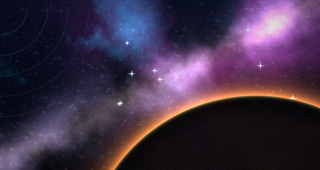
#> input picture tars/tars_bg.png, 320 x 170 px
$ python -i tars_remote.py   (imports and definitions only)
#> lines starting #> are read from the running program, lines starting #| are printed output that depends on the picture
#> further down, picture is the input picture: PIL image 320x170 RGB; mean R, G, B 63.5, 47.8, 70.9
#!/usr/bin/env python3
"""TARS remote: push-to-talk / typed remote for the TARS robot, for the M5Stack CardputerZero (320x170).

The robot speaks the replies itself. This app records (or takes typed text), transcribes on the home server,
POSTs the text to the robot and shows the conversation. After the robot finishes speaking (bot_audio_done) it
opens the mic once more for a hands-free follow-up. Protocol: docs/TARS_REMOTE_SPEC.md.

Hardware sits behind small backends (display, keys, audio in, speech-to-text, tones) so everything can run
headless: see --help.
"""
import argparse, io, json, math, os, queue, re, signal, struct, subprocess, sys, threading, time, urllib.request, uuid, wave
from array import array
from collections import deque
from pathlib import Path

W, H = 320, 170
RATE, CHUNK = 16000, 640                 # CHUNK bytes = 320 samples = 20 ms, as in voice.py
CHUNK_S = 0.02
KBD = "/dev/input/by-path/platform-3f804000.i2c-event"
FB = "/dev/fb0"
PTT_MAX_S = 30.0                          # safety cap for a held talk key
PTT_MIN_S = 0.25

DEFAULTS = {
    "url": "http://YOUR-TARS-ROBOT",
    "password_file": "~/cz-ai/tars_password",
    "talk_key": "tab",
    "follow_up": True,
    "follow_up_wait_s": 5,
    "follow_up_settle_s": 0.7,            # after TARS stops talking, sound this early is not counted as speech
    "silence_s": 0.9,
    "max_utterance_s": 12,
    "turn_timeout_s": 60,
    "stt_url": "http://YOUR-SPEECH-SERVER:8001/v1/audio/transcriptions",
    "stt_model": "Systran/faster-whisper-small",
}

# key codes and the shifted symbols, from cz_tools.py
KEYS = {
    "esc": 1, "1": 2, "2": 3, "3": 4, "4": 5, "5": 6, "6": 7, "7": 8, "8": 9, "9": 10, "0": 11,
    "-": 12, "=": 13, "backspace": 14, "tab": 15,
    "q": 16, "w": 17, "e": 18, "r": 19, "t": 20, "y": 21, "u": 22, "i": 23, "o": 24, "p": 25,
    "enter": 28, "a": 30, "s": 31, "d": 32, "f": 33, "g": 34, "h": 35, "j": 36, "k": 37, "l": 38,
    ";": 39, "'": 40, "ctrl": 29, "shift": 42, "alt": 56, "z": 44, "x": 45, "c": 46, "v": 47, "b": 48, "n": 49, "m": 50,
    ",": 51, ".": 52, "/": 53, "space": 57, " ": 57, "up": 103, "left": 105, "right": 106, "down": 108,
}
SHIFTED = {"!": "1", "@": "2", "#": "3", "$": "4", "%": "5", "^": "6", "&": "7", "*": "8", "(": "9", ")": "0",
           "_": "-", "+": "=", ":": ";", '"': "'", "<": ",", ">": ".", "?": "/"}
K_ESC, K_TAB, K_ENTER, K_BS = 1, 15, 28, 14
K_SHIFTS = (42, 54)                      # 54 (right shift) is not in cz_tools' map; harmless if it never occurs
K_UP, K_DOWN = 103, 108
CHAR = {}                                 # key code -> (plain, shifted)
# [3 lines not run here, left out]
CHAR[57] = (" ", " ")
KEYNAME = {v: k for k, v in KEYS.items() if k != " "}

STATES = {   # label, colour (pill background)
    "connecting": ("Connecting", (150, 160, 175)),
    "ready": ("Ready", (70, 210, 110)),
    "listening": ("Listening", (255, 176, 32)),
    "transcribing": ("Transcribing", (60, 200, 220)),
    "thinking": ("Thinking", (180, 140, 255)),
    "speaking": ("Speaking", (90, 160, 255)),
    "offline": ("Offline", (240, 85, 85)),
}
BG, BAR_BG, FG, DIM = (14, 16, 22), (30, 33, 44), (225, 228, 235), (130, 136, 150)
C_YOU, C_TARS, C_WARN = (110, 190, 255), (255, 190, 70), (255, 105, 90)

TONE_FOR = {"ptt": "dictate", "followup": "wake", "ok": "ok", "error": "error", "empty": "empty"}


# [48 lines left out: functions load_config, wav_bytes, boost, chunk_rms, server_transcribe, not called in this run]


def clean_text(t):
    return "".join(ch for ch in str(t) if ch == "\n" or (ch >= " " and ord(ch) <= 0xFFFF and ch != "\x7f"))


# ------------------------------------------------------------------ backends: display

def rgb565(img):
    """RGB image -> little-endian RGB565 bytes (what Pillow's 'BGR;16' raw decoder reads), without numpy."""
    from PIL import ImageChops
    r, g, b = img.convert("RGB").split()
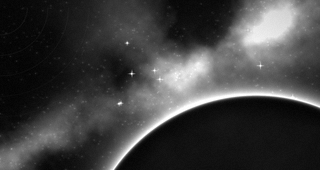
#> r: PIL image 320x170 L; min 2, max 255, mean 63.5
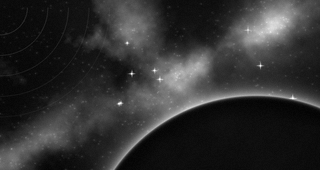
#> g: PIL image 320x170 L; min 2, max 254, mean 47.8
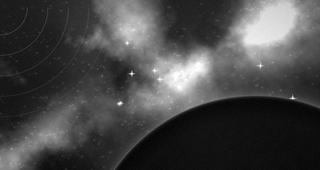
#> b: PIL image 320x170 L; min 5, max 255, mean 70.9
    low = ImageChops.add(g.point(lambda v: (v & 0x1C) << 3), b.point(lambda v: v >> 3))
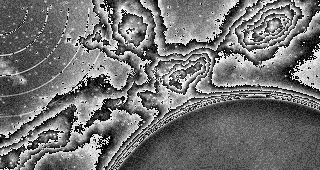
#> low: PIL image 320x170 L; min 0, max 255, mean 114.4
    high = ImageChops.add(r.point(lambda v: v & 0xF8), g.point(lambda v: v >> 5))
    out = bytearray(img.width * img.height * 2)
    out[0::2] = low.tobytes()
    out[1::2] = high.tobytes()
    return bytes(out)


class FbDisplay:
    def __init__(self, path=FB):
        self.fd = os.open(path, os.O_WRONLY)

    def show(self, img):
        os.pwrite(self.fd, rgb565(img), 0)

    def close(self):
        os.close(self.fd)


class PngDisplay:
    def __init__(self, folder, scale=1):
        self.dir, self.scale, self.n, self.last = Path(folder), scale, 0, None
        self.dir.mkdir(parents=True, exist_ok=True)

    # [8 lines left out: function show, not called in this run]

    def close(self):
        pass


# ------------------------------------------------------------------ backends: keys

class EvdevKeys(threading.Thread):
    """Reads the keyboard device passively (not grabbed). Posts ('key', code, value)."""

    def __init__(self, q, path=KBD):
        super().__init__(daemon=True)
        self.q, self.fd = q, os.open(path, os.O_RDONLY)

    # [49 lines left out: functions run, parse_script, not called in this run]


class ScriptKeys(threading.Thread):
    def __init__(self, q, path):
        super().__init__(daemon=True)
        self.q, self.ev = q, parse_script(Path(path).read_text())

    # [7 lines left out: function run, not called in this run]


# ------------------------------------------------------------------ backends: audio in

class PwSession:
    """One pw-cat recorder, same command line as voice.py."""

    def __init__(self):
        self.p = subprocess.Popen(["pw-cat", "--record", "--raw", "--rate", str(RATE), "--channels", "1", "--format", "s16",
                                   "--latency", "20ms", "-"], stdout=subprocess.PIPE, stderr=subprocess.DEVNULL)

    def read(self):
        return self.p.stdout.read(CHUNK)

    # [6 lines left out: function close, not called in this run]


class PwMic:
    def open(self):
        return PwSession()


class WavSession:
    def __init__(self, pcm, speed, noise, seed):
        self.pcm, self.speed, self.noise, self.rng = pcm, speed, noise, seed
        self.n, self.t0, self.closed = 0, time.monotonic(), threading.Event()

    # [15 lines left out: function read, not called in this run]

    def close(self):
        self.closed.set()


class WavMic:
    """Plays 16 kHz mono s16 WAV files as if they were the mic. Every open() starts the next file; when the
    files run out (or a file ends) the mic carries low room noise. speed > 1 runs faster than real time."""

    def __init__(self, files, speed=1.0, noise=20):
        self.files, self.speed, self.noise, self.i = list(files), speed, noise, 0

    # [8 lines left out: function open, not called in this run]


# ------------------------------------------------------------------ the app

class Tars:
    # [186 lines left out: functions __init__, log, set_state, note, add_line, write_flag and 7 more, not called in this run]

    def register(self, sio):
        for name in ("bot_stream_start", "bot_token", "talking_state", "bot_message", "bot_audio_done"):
            sio.on(name, (lambda n: lambda data=None: self.q.put(("sio", n, data)))(name))

    # [26 lines left out: functions fetch_metrics, send_thread, not called in this run]

    # ---- sending a message
    def can_send(self):
        return (self.connected and self.state not in ("offline", "connecting", "transcribing")
                and self.turn is None and not self.listen)

    # [51 lines left out: functions send, end_turn, start_listen, capture, not called in this run]

    def floor(self):
        r = sorted(self.recent)
        return r[int(0.2 * (len(r) - 1))] if len(r) > 10 else 50.0

    # [252 lines left out: functions on_audio, close_sess, stop_listen, finish_listen, stt_thread, play and 6 more, not called in this run]

    # ---- drawing
    def render(self):
        return draw_frame(self)

    # [72 lines left out: functions main, shutdown, parse_metrics, not called in this run]


# ------------------------------------------------------------------ drawing

_FONT_CACHE = {}


# [52 lines left out: functions load_fonts, wrap, conv_lines, not called in this run]


_BG = {}


# [182 lines left out: functions background, draw_frame, draw_bottom, parse_args, build, main, not called in this run]


# [2 lines not run here, left out]

>>> from PIL import Image
>>> picture = Image.open('tars_bg.png')
>>> result = rgb565(picture)
